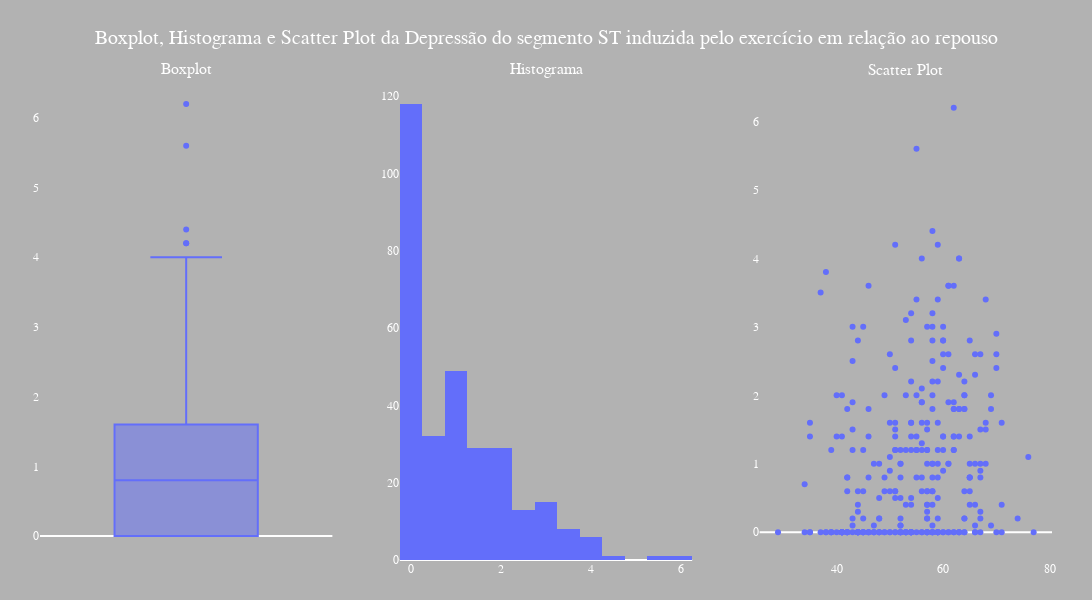

This figure's notebook cell:
### Code cell
# Coluna oldpeak

# Exibe as estatísticas de 'oldpeak' no console
desc_oldpeak = data["oldpeak"].describe()
display(HTML("<span style='color: lightblue;'>Estatísticas de [oldpeak]:</span>"))
print(desc_oldpeak)
display(HTML("<span style='color: lightblue;'>Gráficos:</span>"))

# Cria uma figura com 3 subplots (1 linha, 3 colunas)
fig = make_subplots(
    rows=1,
    cols=3,
    subplot_titles=["Boxplot", "Histograma", "Scatter Plot"]
)

# ========== 1) BOXPLOT ==========
box_fig = px.box(
    data,
    y="oldpeak",
    template="plotly_dark",
    labels={"oldpeak": "Depressão do ST"}
)
# Adiciona o boxplot ao subplot (coluna 1)
for trace in box_fig.data:
    fig.add_trace(trace, row=1, col=1)

# ========== 2) HISTOGRAMA ==========
hist_fig = px.histogram(
    data,
    x="oldpeak",
    nbins=20,  # Ajuste o número de bins conforme desejar
    template="plotly_dark",
    labels={"oldpeak": "Depressão do ST"}
)
# Adiciona o histograma ao subplot (coluna 2)
for trace in hist_fig.data:
    fig.add_trace(trace, row=1, col=2)

# ========== 3) SCATTER PLOT ==========
# Exemplo de scatter plot relacionando 'oldpeak' com 'age'
scatter_fig = px.scatter(
    data,
    x="age",
    y="oldpeak",
    template="plotly_dark",
    labels={"age": "Idade", "oldpeak": "Depressão do ST"}
)
# Adiciona o scatter plot ao subplot (coluna 3)
for trace in scatter_fig.data:
    fig.add_trace(trace, row=1, col=3)

# Ajustes de layout gerais
fig.update_layout(
    title={
        "text": "Boxplot, Histograma e Scatter Plot da Depressão do segmento ST induzida pelo exercício em relação ao repouso",
        "y": 0.95,
        "x": 0.5,
        "xanchor": "center",
        "font": {"size": 20, "color": "white"}
    },
    showlegend=False,
    width=1200,
    height=600,
    margin=dict(t=80, b=40, l=40, r=40),
    paper_bgcolor="rgba(0,0,0,0.3)",
    plot_bgcolor="rgba(0,0,0,0)",
    font=dict(family="Arial", size=12, color="white")
)

# Ajustes específicos nos eixos de cada subplot
fig.update_xaxes(showgrid=False)
fig.update_yaxes(showgrid=False)

# Exibe o gráfico
fig.show()

### Figure 1 — Plotly figure (JSON) as saved in the notebook; plotly's stock layout.template omitted (floating-point values rounded to 4 significant figures; data arrays with more than 128 entries replaced by an {"elided": "..."} marker saying what was removed)
{"data": [{"alignmentgroup": "True", "hovertemplate": "Depressão do ST=%{y}<extra></extra>", "legendgroup": "", "marker": {"color": "#636efa"}, "name": "", "notched": false, "offsetgroup": "", "orientation": "v", "showlegend": false, "type": "box", "x0": " ", "xaxis": "x", "y": {"elided": "302 float values"}, "y0": " ", "yaxis": "y"}, {"bingroup": "x", "hovertemplate": "Depressão do ST=%{x}<br>count=%{y}<extra></extra>", "legendgroup": "", "marker": {"color": "#636efa", "pattern": {"shape": ""}}, "name": "", "nbinsx": 20, "orientation": "v", "showlegend": false, "type": "histogram", "x": {"elided": "302 float values"}, "xaxis": "x2", "yaxis": "y2"}, {"hovertemplate": "Idade=%{x}<br>Depressão do ST=%{y}<extra></extra>", "legendgroup": "", "marker": {"color": "#636efa", "symbol": "circle"}, "mode": "markers", "name": "", "orientation": "v", "showlegend": false, "type": "scatter", "x": {"elided": "302 int values"}, "xaxis": "x3", "y": {"elided": "302 float values"}, "yaxis": "y3"}], "layout": {"annotations": [{"font": {"size": 16}, "showarrow": false, "text": "Boxplot", "x": 0.1444, "xanchor": "center", "xref": "paper", "y": 1, "yanchor": "bottom", "yref": "paper"}, {"font": {"size": 16}, "showarrow": false, "text": "Histograma", "x": 0.5, "xanchor": "center", "xref": "paper", "y": 1, "yanchor": "bottom", "yref": "paper"}, {"font": {"size": 16}, "showarrow": false, "text": "Scatter Plot", "x": 0.8556, "xanchor": "center", "xref": "paper", "y": 1, "yanchor": "bottom", "yref": "paper"}], "font": {"color": "white", "family": "Arial", "size": 12}, "height": 600, "margin": {"b": 40, "l": 40, "r": 40, "t": 80}, "paper_bgcolor": "rgba(0,0,0,0.3)", "plot_bgcolor": "rgba(0,0,0,0)", "showlegend": false, "title": {"font": {"color": "white", "size": 20}, "text": "Boxplot, Histograma e Scatter Plot da Depressão do segmento ST induzida pelo exercício em relação ao repouso", "x": 0.5, "xanchor": "center", "y": 0.95}, "width": 1200, "xaxis": {"anchor": "y", "domain": [0, 0.2889], "showgrid": false}, "xaxis2": {"anchor": "y2", "domain": [0.3556, 0.6444], "showgrid": false}, "xaxis3": {"anchor": "y3", "domain": [0.7111, 1], "showgrid": false}, "yaxis": {"anchor": "x", "domain": [0, 1], "showgrid": false}, "yaxis2": {"anchor": "x2", "domain": [0, 1], "showgrid": false}, "yaxis3": {"anchor": "x3", "domain": [0, 1], "showgrid": false}}}
